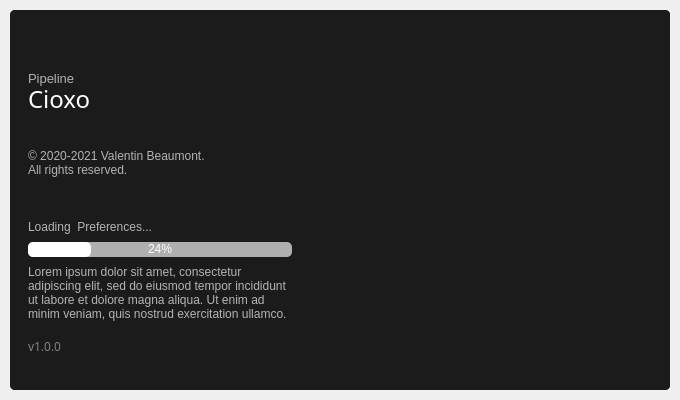
<?xml version="1.0" encoding="UTF-8"?>
<ui version="4.0">
 <class>SplashScreen</class>
 <widget class="QMainWindow" name="SplashScreen">
  <property name="geometry">
   <rect>
    <x>0</x>
    <y>0</y>
    <width>680</width>
    <height>400</height>
   </rect>
  </property>
  <property name="minimumSize">
   <size>
    <width>680</width>
    <height>400</height>
   </size>
  </property>
  <property name="maximumSize">
   <size>
    <width>680</width>
    <height>400</height>
   </size>
  </property>
  <property name="windowTitle">
   <string>MainWindow</string>
  </property>
  <widget class="QWidget" name="centralwidget">
   <layout class="QHBoxLayout" name="horizontalLayout_2">
    <property name="spacing">
     <number>0</number>
    </property>
    <property name="leftMargin">
     <number>10</number>
    </property>
    <property name="topMargin">
     <number>10</number>
    </property>
    <property name="rightMargin">
     <number>10</number>
    </property>
    <property name="bottomMargin">
     <number>10</number>
    </property>
    <item>
     <widget class="QFrame" name="frameDropShadow">
      <property name="styleSheet">
       <string notr="true">QFrame{
	color: rgb(180, 180, 180);
	background-color:rgb(27, 27, 27);
	border-radius:5px;
}</string>
      </property>
      <property name="frameShape">
       <enum>QFrame::StyledPanel</enum>
      </property>
      <property name="frameShadow">
       <enum>QFrame::Raised</enum>
      </property>
      <layout class="QHBoxLayout" name="horizontalLayout">
       <property name="spacing">
        <number>0</number>
       </property>
       <property name="leftMargin">
        <number>0</number>
       </property>
       <property name="topMargin">
        <number>0</number>
       </property>
       <property name="rightMargin">
        <number>0</number>
       </property>
       <property name="bottomMargin">
        <number>0</number>
       </property>
       <item>
        <widget class="QFrame" name="frameLeft">
         <property name="maximumSize">
          <size>
           <width>300</width>
           <height>16777215</height>
          </size>
         </property>
         <property name="frameShape">
          <enum>QFrame::StyledPanel</enum>
         </property>
         <property name="frameShadow">
          <enum>QFrame::Raised</enum>
         </property>
         <layout class="QVBoxLayout" name="verticalLayout_2">
          <property name="spacing">
           <number>0</number>
          </property>
          <property name="leftMargin">
           <number>18</number>
          </property>
          <property name="topMargin">
           <number>18</number>
          </property>
          <property name="rightMargin">
           <number>18</number>
          </property>
          <property name="bottomMargin">
           <number>18</number>
          </property>
          <item>
           <widget class="QLabel" name="labelLogo">
            <property name="minimumSize">
             <size>
              <width>33</width>
              <height>33</height>
             </size>
            </property>
            <property name="maximumSize">
             <size>
              <width>33</width>
              <height>33</height>
             </size>
            </property>
            <property name="text">
             <string/>
            </property>
            <property name="pixmap">
             <pixmap resource="cioxoQtResources.qrc">:/logos/graphics/logos/cioxoLogo_32.png</pixmap>
            </property>
           </widget>
          </item>
          <item>
           <spacer name="verticalSpacer_3">
            <property name="orientation">
             <enum>Qt::Vertical</enum>
            </property>
            <property name="sizeType">
             <enum>QSizePolicy::Fixed</enum>
            </property>
            <property name="sizeHint" stdset="0">
             <size>
              <width>20</width>
              <height>10</height>
             </size>
            </property>
           </spacer>
          </item>
          <item>
           <widget class="QLabel" name="labelPipeline">
            <property name="maximumSize">
             <size>
              <width>16777215</width>
              <height>15</height>
             </size>
            </property>
            <property name="font">
             <font>
              <family>Segoe UI</family>
              <pointsize>10</pointsize>
             </font>
            </property>
            <property name="text">
             <string>Pipeline</string>
            </property>
           </widget>
          </item>
          <item>
           <spacer name="verticalSpacer">
            <property name="orientation">
             <enum>Qt::Vertical</enum>
            </property>
            <property name="sizeType">
             <enum>QSizePolicy::Fixed</enum>
            </property>
            <property name="sizeHint" stdset="0">
             <size>
              <width>20</width>
              <height>3</height>
             </size>
            </property>
           </spacer>
          </item>
          <item>
           <widget class="QLabel" name="labelCioxo">
            <property name="maximumSize">
             <size>
              <width>16777215</width>
              <height>20</height>
             </size>
            </property>
            <property name="font">
             <font>
              <family>Source Sans Pro</family>
              <pointsize>18</pointsize>
             </font>
            </property>
            <property name="styleSheet">
             <string notr="true">color: rgb(255, 255, 255);</string>
            </property>
            <property name="text">
             <string>Cioxo</string>
            </property>
           </widget>
          </item>
          <item>
           <spacer name="verticalSpacer_1">
            <property name="orientation">
             <enum>Qt::Vertical</enum>
            </property>
            <property name="sizeType">
             <enum>QSizePolicy::Fixed</enum>
            </property>
            <property name="sizeHint" stdset="0">
             <size>
              <width>20</width>
              <height>40</height>
             </size>
            </property>
           </spacer>
          </item>
          <item>
           <widget class="QLabel" name="labelCopyright">
            <property name="maximumSize">
             <size>
              <width>16777215</width>
              <height>14</height>
             </size>
            </property>
            <property name="font">
             <font>
              <family>Segoe UI</family>
             </font>
            </property>
            <property name="text">
             <string>© 2020-2021 Valentin Beaumont.</string>
            </property>
           </widget>
          </item>
          <item>
           <widget class="QLabel" name="labelAllRights">
            <property name="maximumSize">
             <size>
              <width>16777215</width>
              <height>14</height>
             </size>
            </property>
            <property name="font">
             <font>
              <family>Segoe UI</family>
             </font>
            </property>
            <property name="text">
             <string>All rights reserved.</string>
            </property>
           </widget>
          </item>
          <item>
           <spacer name="verticalSpacer_2">
            <property name="orientation">
             <enum>Qt::Vertical</enum>
            </property>
            <property name="sizeType">
             <enum>QSizePolicy::Fixed</enum>
            </property>
            <property name="sizeHint" stdset="0">
             <size>
              <width>20</width>
              <height>40</height>
             </size>
            </property>
           </spacer>
          </item>
          <item>
           <widget class="QLabel" name="labelLoading">
            <property name="maximumSize">
             <size>
              <width>16777215</width>
              <height>20</height>
             </size>
            </property>
            <property name="font">
             <font>
              <family>Segoe UI</family>
             </font>
            </property>
            <property name="text">
             <string>Loading  Preferences...</string>
            </property>
           </widget>
          </item>
          <item>
           <spacer name="verticalSpacer_4">
            <property name="orientation">
             <enum>Qt::Vertical</enum>
            </property>
            <property name="sizeType">
             <enum>QSizePolicy::Fixed</enum>
            </property>
            <property name="sizeHint" stdset="0">
             <size>
              <width>20</width>
              <height>5</height>
             </size>
            </property>
           </spacer>
          </item>
          <item>
           <widget class="QProgressBar" name="progressBarLoading">
            <property name="maximumSize">
             <size>
              <width>16777215</width>
              <height>15</height>
             </size>
            </property>
            <property name="font">
             <font>
              <family>Segoe UI</family>
             </font>
            </property>
            <property name="styleSheet">
             <string notr="true">QProgressBar{
	
	background-color: rgb(175, 175, 175);
	color:rgb(255, 255, 255);
	border-style:none;
	border-radius:5px;
	text-align:center;	
}
QProgressBar:chunk{
	background-color:rgb(255, 255, 255);
	border-radius:5px;
}</string>
            </property>
            <property name="value">
             <number>24</number>
            </property>
           </widget>
          </item>
          <item>
           <spacer name="verticalSpacer_5">
            <property name="orientation">
             <enum>Qt::Vertical</enum>
            </property>
            <property name="sizeType">
             <enum>QSizePolicy::Fixed</enum>
            </property>
            <property name="sizeHint" stdset="0">
             <size>
              <width>20</width>
              <height>8</height>
             </size>
            </property>
           </spacer>
          </item>
          <item>
           <widget class="QLabel" name="labelText">
            <property name="maximumSize">
             <size>
              <width>16777215</width>
              <height>110</height>
             </size>
            </property>
            <property name="font">
             <font>
              <family>Segoe UI</family>
             </font>
            </property>
            <property name="text">
             <string>Lorem ipsum dolor sit amet, consectetur adipiscing elit, sed do eiusmod tempor incididunt ut labore et dolore magna aliqua. Ut enim ad minim veniam, quis nostrud exercitation ullamco.</string>
            </property>
            <property name="wordWrap">
             <bool>true</bool>
            </property>
           </widget>
          </item>
          <item>
           <widget class="QLabel" name="labelVersion">
            <property name="font">
             <font>
              <family>Source Sans Pro</family>
             </font>
            </property>
            <property name="styleSheet">
             <string notr="true">color: rgb(130, 130, 130);</string>
            </property>
            <property name="text">
             <string>v1.0.0</string>
            </property>
           </widget>
          </item>
         </layout>
        </widget>
       </item>
       <item>
        <widget class="QFrame" name="frameRight">
         <property name="maximumSize">
          <size>
           <width>470</width>
           <height>400</height>
          </size>
         </property>
         <property name="frameShape">
          <enum>QFrame::StyledPanel</enum>
         </property>
         <property name="frameShadow">
          <enum>QFrame::Raised</enum>
         </property>
         <layout class="QVBoxLayout" name="verticalLayout_3">
          <property name="spacing">
           <number>0</number>
          </property>
          <property name="leftMargin">
           <number>0</number>
          </property>
          <property name="topMargin">
           <number>0</number>
          </property>
          <property name="rightMargin">
           <number>0</number>
          </property>
          <property name="bottomMargin">
           <number>0</number>
          </property>
          <item>
           <widget class="QLabel" name="labelArtwork">
            <property name="font">
             <font>
              <family>Roboto</family>
             </font>
            </property>
            <property name="text">
             <string/>
            </property>
            <property name="pixmap">
             <pixmap resource="cioxoQtResources.qrc">:/images/graphics/images/splashScreen01_v005.png</pixmap>
            </property>
            <property name="alignment">
             <set>Qt::AlignBottom|Qt::AlignRight|Qt::AlignTrailing</set>
            </property>
            <property name="margin">
             <number>0</number>
            </property>
           </widget>
          </item>
         </layout>
        </widget>
       </item>
      </layout>
     </widget>
    </item>
   </layout>
  </widget>
 </widget>
 <resources>
  <include location="cioxoQtResources.qrc"/>
 </resources>
 <connections/>
</ui>
